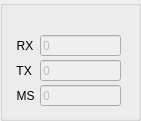
   <widget class="QGroupBox" name="bufferInfoBox">
    <property name="geometry">
     <rect>
      <x>340</x>
      <y>0</y>
      <width>141</width>
      <height>121</height>
     </rect>
    </property>
    <property name="title">
     <string/>
    </property>
    <widget class="QLineEdit" name="rx_buffer">
     <property name="enabled">
      <bool>false</bool>
     </property>
     <property name="geometry">
      <rect>
       <x>40</x>
       <y>35</y>
       <width>81</width>
       <height>21</height>
      </rect>
     </property>
     <property name="text">
      <string>0</string>
     </property>
    </widget>
    <widget class="QLineEdit" name="tx_buffer">
     <property name="enabled">
      <bool>false</bool>
     </property>
     <property name="geometry">
      <rect>
       <x>40</x>
       <y>60</y>
       <width>81</width>
       <height>21</height>
      </rect>
     </property>
     <property name="text">
      <string>0</string>
     </property>
    </widget>
    <widget class="QLabel" name="rx_buffe_title">
     <property name="geometry">
      <rect>
       <x>10</x>
       <y>30</y>
       <width>49</width>
       <height>31</height>
      </rect>
     </property>
     <property name="text">
      <string>  RX</string>
     </property>
    </widget>
    <widget class="QLabel" name="tx_buffer_title">
     <property name="geometry">
      <rect>
       <x>10</x>
       <y>55</y>
       <width>49</width>
       <height>31</height>
      </rect>
     </property>
     <property name="text">
      <string>  TX</string>
     </property>
    </widget>
    <widget class="QLineEdit" name="latencyArayuz">
     <property name="enabled">
      <bool>false</bool>
     </property>
     <property name="geometry">
      <rect>
       <x>40</x>
       <y>85</y>
       <width>81</width>
       <height>21</height>
      </rect>
     </property>
     <property name="text">
      <string>0</string>
     </property>
    </widget>
    <widget class="QLabel" name="latencyArayuzTitle">
     <property name="geometry">
      <rect>
       <x>10</x>
       <y>80</y>
       <width>49</width>
       <height>31</height>
      </rect>
     </property>
     <property name="text">
      <string>  MS</string>
     </property>
    </widget>
   </widget>
